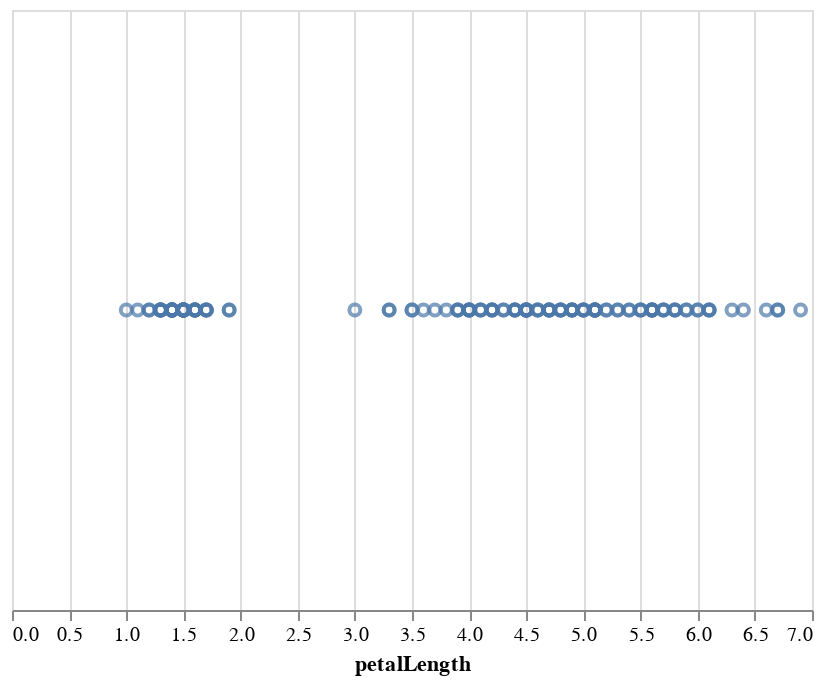

Source (notebook cell):
### Markdown cell above
Éste es un gráfico bastante bobo, porque consiste de 150 puntos, todos amontonados uno arriba de otro. Pero, técnicamente *es* una representación de los datos!

Para hacerlo más interesante, necesitamos *codificar* las distintas columnas en características visuales de un gráfico ( ej. posición en el eje __x__, posición en el eje **y**, el tamaño, el color, etc.)

Codifiquemos la longitud del pétalo ( *petal length* ) en el eje **x** usando el método ``encode()``:

### Code cell
alt.Chart(iris).mark_point().encode(
    x='petalLength'
)

### Figure 1 — Vega-Lite specification as saved in the notebook (floating-point values rounded to 4 significant figures; data arrays with more than 128 entries replaced by an {"elided": "..."} marker saying what was removed)
{"$schema": "https://vega.github.io/schema/vega-lite/v2.6.0.json", "config": {"view": {"height": 300, "width": 400}}, "data": {"name": "data-a264acbd6e539a8b3afc0cb5f240fb57"}, "datasets": {"data-a264acbd6e539a8b3afc0cb5f240fb57": {"elided": "150 records"}}, "encoding": {"x": {"field": "petalLength", "type": "quantitative"}}, "mark": "point"}
